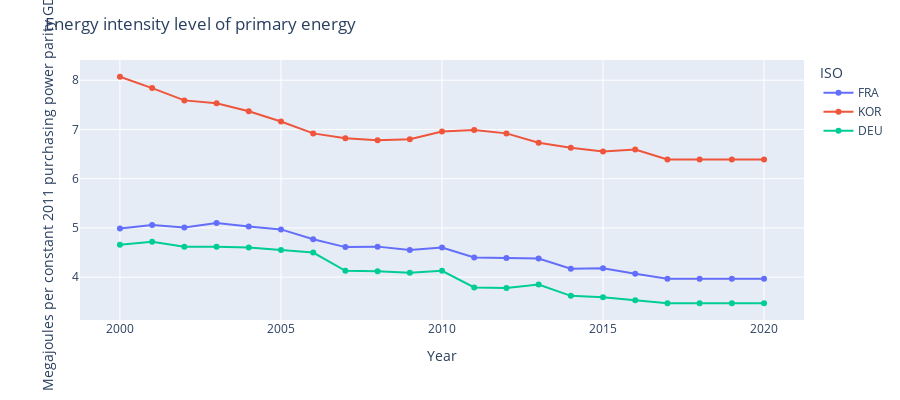

Notebook source saved alongside this figure:
### Code cell
indicator_line_charts(data, indicator_properties, ISO_list, Indicator)

### Figure 1 — Plotly figure (JSON) as saved in the notebook; plotly's stock layout.template omitted (floating-point values rounded to 4 significant figures)
{"data": [{"customdata": [[4.99, 2000, "France", "IEA (2019), World Energy Balances", "SDG API  "], [5.06, 2001, "France", "IEA (2019), World Energy Balances", "SDG API  "], [5.01, 2002, "France", "IEA (2019), World Energy Balances", "SDG API  "], [5.1, 2003, "France", "IEA (2019), World Energy Balances", "SDG API  "], [5.03, 2004, "France", "IEA (2019), World Energy Balances", "SDG API  "], [4.97, 2005, "France", "IEA (2019), World Energy Balances", "SDG API  "], [4.77, 2006, "France", "IEA (2019), World Energy Balances", "SDG API  "], [4.61, 2007, "France", "IEA (2019), World Energy Balances", "SDG API  "], [4.62, 2008, "France", "IEA (2019), World Energy Balances", "SDG API  "], [4.55, 2009, "France", "IEA (2019), World Energy Balances", "SDG API  "], [4.6, 2010, "France", "IEA (2019), World Energy Balances", "SDG API  "], [4.4, 2011, "France", "IEA (2019), World Energy Balances", "SDG API  "], [4.39, 2012, "France", "IEA (2019), World Energy Balances", "SDG API  "], [4.38, 2013, "France", "IEA (2019), World Energy Balances", "SDG API  "], [4.17, 2014, "France", "IEA (2019), World Energy Balances", "SDG API  "], [4.18, 2015, "France", "IEA (2019), World Energy Balances", "SDG API  "], [4.07, 2016, "France", "IEA (2019), World Energy Balances", "SDG API  "], [3.97, 2017, "France", "IEA (2019), World Energy Balances", "SDG API  "], [3.97, 2018, null, "IEA (2019), World Energy Balances", "IMPUTED SDG API 2017.0"], [3.97, 2019, null, "IEA (2019), World Energy Balances", "IMPUTED SDG API 2017.0"], [3.97, 2020, null, "IEA (2019), World Energy Balances", "IMPUTED SDG API 2017.0"]], "hovertemplate": "ISO=FRA<br>Value=%{customdata[0]}<br>Country=%{customdata[2]}<br>Source=%{customdata[3]}<br>From=%{customdata[4]}<extra></extra>", "legendgroup": "FRA", "marker": {"color": "#636efa", "symbol": "circle"}, "mode": "lines+markers", "name": "FRA", "orientation": "v", "showlegend": true, "type": "scatter", "x": [2000, 2001, 2002, 2003, 2004, 2005, 2006, 2007, 2008, 2009, 2010, 2011, 2012, 2013, 2014, 2015, 2016, 2017, 2018, 2019, 2020], "xaxis": "x", "y": [4.99, 5.06, 5.01, 5.1, 5.03, 4.97, 4.77, 4.61, 4.62, 4.55, 4.6, 4.4, 4.39, 4.38, 4.17, 4.18, 4.07, 3.97, 3.97, 3.97, 3.97], "yaxis": "y"}, {"customdata": [[8.07, 2000, "Republic of Korea", "IEA (2019), World Energy Balances", "SDG API  "], [7.84, 2001, "Republic of Korea", "IEA (2019), World Energy Balances", "SDG API  "], [7.59, 2002, "Republic of Korea", "IEA (2019), World Energy Balances", "SDG API  "], [7.53, 2003, "Republic of Korea", "IEA (2019), World Energy Balances", "SDG API  "], [7.37, 2004, "Republic of Korea", "IEA (2019), World Energy Balances", "SDG API  "], [7.16, 2005, "Republic of Korea", "IEA (2019), World Energy Balances", "SDG API  "], [6.92, 2006, "Republic of Korea", "IEA (2019), World Energy Balances", "SDG API  "], [6.82, 2007, "Republic of Korea", "IEA (2019), World Energy Balances", "SDG API  "], [6.78, 2008, "Republic of Korea", "IEA (2019), World Energy Balances", "SDG API  "], [6.8, 2009, "Republic of Korea", "IEA (2019), World Energy Balances", "SDG API  "], [6.96, 2010, "Republic of Korea", "IEA (2019), World Energy Balances", "SDG API  "], [6.99, 2011, "Republic of Korea", "IEA (2019), World Energy Balances", "SDG API  "], [6.92, 2012, "Republic of Korea", "IEA (2019), World Energy Balances", "SDG API  "], [6.73, 2013, "Republic of Korea", "IEA (2019), World Energy Balances", "SDG API  "], [6.63, 2014, "Republic of Korea", "IEA (2019), World Energy Balances", "SDG API  "], [6.55, 2015, "Republic of Korea", "IEA (2019), World Energy Balances", "SDG API  "], [6.59, 2016, "Republic of Korea", "IEA (2019), World Energy Balances", "SDG API  "], [6.39, 2017, "Republic of Korea", "IEA (2019), World Energy Balances", "SDG API  "], [6.39, 2018, null, "IEA (2019), World Energy Balances", "IMPUTED SDG API 2017.0"], [6.39, 2019, null, "IEA (2019), World Energy Balances", "IMPUTED SDG API 2017.0"], [6.39, 2020, null, "IEA (2019), World Energy Balances", "IMPUTED SDG API 2017.0"]], "hovertemplate": "ISO=KOR<br>Value=%{customdata[0]}<br>Country=%{customdata[2]}<br>Source=%{customdata[3]}<br>From=%{customdata[4]}<extra></extra>", "legendgroup": "KOR", "marker": {"color": "#EF553B", "symbol": "circle"}, "mode": "lines+markers", "name": "KOR", "orientation": "v", "showlegend": true, "type": "scatter", "x": [2000, 2001, 2002, 2003, 2004, 2005, 2006, 2007, 2008, 2009, 2010, 2011, 2012, 2013, 2014, 2015, 2016, 2017, 2018, 2019, 2020], "xaxis": "x", "y": [8.07, 7.84, 7.59, 7.53, 7.37, 7.16, 6.92, 6.82, 6.78, 6.8, 6.96, 6.99, 6.92, 6.73, 6.63, 6.55, 6.59, 6.39, 6.39, 6.39, 6.39], "yaxis": "y"}, {"customdata": [[4.66, 2000, "Germany", "IEA (2019), World Energy Balances", "SDG API  "], [4.72, 2001, "Germany", "IEA (2019), World Energy Balances", "SDG API  "], [4.62, 2002, "Germany", "IEA (2019), World Energy Balances", "SDG API  "], [4.62, 2003, "Germany", "IEA (2019), World Energy Balances", "SDG API  "], [4.6, 2004, "Germany", "IEA (2019), World Energy Balances", "SDG API  "], [4.55, 2005, "Germany", "IEA (2019), World Energy Balances", "SDG API  "], [4.5, 2006, "Germany", "IEA (2019), World Energy Balances", "SDG API  "], [4.13, 2007, "Germany", "IEA (2019), World Energy Balances", "SDG API  "], [4.12, 2008, "Germany", "IEA (2019), World Energy Balances", "SDG API  "], [4.09, 2009, "Germany", "IEA (2019), World Energy Balances", "SDG API  "], [4.13, 2010, "Germany", "IEA (2019), World Energy Balances", "SDG API  "], [3.79, 2011, "Germany", "IEA (2019), World Energy Balances", "SDG API  "], [3.78, 2012, "Germany", "IEA (2019), World Energy Balances", "SDG API  "], [3.85, 2013, "Germany", "IEA (2019), World Energy Balances", "SDG API  "], [3.62, 2014, "Germany", "IEA (2019), World Energy Balances", "SDG API  "], [3.59, 2015, "Germany", "IEA (2019), World Energy Balances", "SDG API  "], [3.53, 2016, "Germany", "IEA (2019), World Energy Balances", "SDG API  "], [3.47, 2017, "Germany", "IEA (2019), World Energy Balances", "SDG API  "], [3.47, 2018, null, "IEA (2019), World Energy Balances", "IMPUTED SDG API 2017.0"], [3.47, 2019, null, "IEA (2019), World Energy Balances", "IMPUTED SDG API 2017.0"], [3.47, 2020, null, "IEA (2019), World Energy Balances", "IMPUTED SDG API 2017.0"]], "hovertemplate": "ISO=DEU<br>Value=%{customdata[0]}<br>Country=%{customdata[2]}<br>Source=%{customdata[3]}<br>From=%{customdata[4]}<extra></extra>", "legendgroup": "DEU", "marker": {"color": "#00cc96", "symbol": "circle"}, "mode": "lines+markers", "name": "DEU", "orientation": "v", "showlegend": true, "type": "scatter", "x": [2000, 2001, 2002, 2003, 2004, 2005, 2006, 2007, 2008, 2009, 2010, 2011, 2012, 2013, 2014, 2015, 2016, 2017, 2018, 2019, 2020], "xaxis": "x", "y": [4.66, 4.72, 4.62, 4.62, 4.6, 4.55, 4.5, 4.13, 4.12, 4.09, 4.13, 3.79, 3.78, 3.85, 3.62, 3.59, 3.53, 3.47, 3.47, 3.47, 3.47], "yaxis": "y"}], "layout": {"height": 400, "legend": {"title": {"text": "ISO"}, "tracegroupgap": 0}, "margin": {"t": 60}, "title": {"text": "Energy intensity level of primary energy"}, "xaxis": {"anchor": "y", "domain": [0, 1], "title": {"text": "Year"}}, "yaxis": {"anchor": "x", "domain": [0, 1], "title": {"text": "Megajoules per constant 2011 purchasing power parity GDP"}}}}
